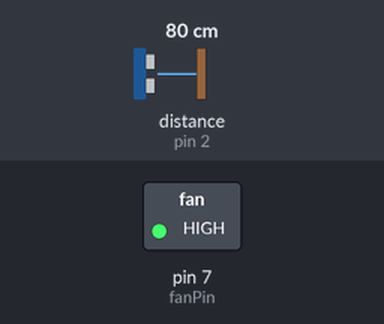
A sketch run on a simulated Arduino Uno, built with avr-gcc and run on an emulated ATmega328P. On the bench: switched loads named in the sketch (green lamp = pin HIGH). Wiring (inferred from the names in the program): ultrasonic range finder: trigger pin 3; echo pin 2. The test bench sets the inputs (shaded band); at power-on: distance to the obstacle (sensor on pin 2) 80 cm. The echo pulse lasts 58.3 µs per cm; pins used as bus, display or sensor lines are not drawn; what the sketch prints to the serial monitor is not drawn.

Above: at 0.3 s.
Timing chart, 0 to 1.8 s (numbered marks = the images above):
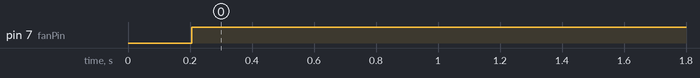

Measured:
- by itself, pin 7 (fanPin): LOW → HIGH at 0.21 s

The sketch:

arduinofan.ino
```cpp
int trigPin =3;
int echoPin= 2;
int fanPin= 7;
long duration; // variable for the duration of sound wave travel
int distance; // variable for the distance measurement
char sendnum;
int sendint;

void setup() {
  pinMode(trigPin, OUTPUT); // Sets the trigPin as an OUTPUT
  pinMode(echoPin, INPUT); // Sets the echoPin as an INPUT
  pinMode(fanPin, OUTPUT);
  Serial.begin(9600); // // Serial Communication is starting with 9600 of baudrate speed
}
void loop() {
  // Clears the trigPin condition
  digitalWrite(trigPin, LOW);
  delayMicroseconds(2);
  // Sets the trigPin HIGH (ACTIVE) for 10 microseconds
  digitalWrite(trigPin, HIGH);
  delayMicroseconds(10);
  digitalWrite(trigPin, LOW);
  // Reads the echoPin, returns the sound wave travel time in microseconds
  duration = pulseIn(echoPin, HIGH);
  // Calculating the distance
  distance = duration * 0.034 / 2; // Speed of sound wave divided by 2 (go and back)

  //sets the internal value as well as a value sent through the port
  if(distance>10){
    sendnum='0';
    sendint=0;
  }
  else{
    sendnum='1';
    sendint=0;
  }

  delay(200);
  //sends either the char of 0/1 to the processing code
  if(Serial.availableForWrite());
  Serial.write(sendnum);
  //uses the number sent to set whether the fan is on or off
  digitalWrite(fanPin,sendnum);
  }
```
